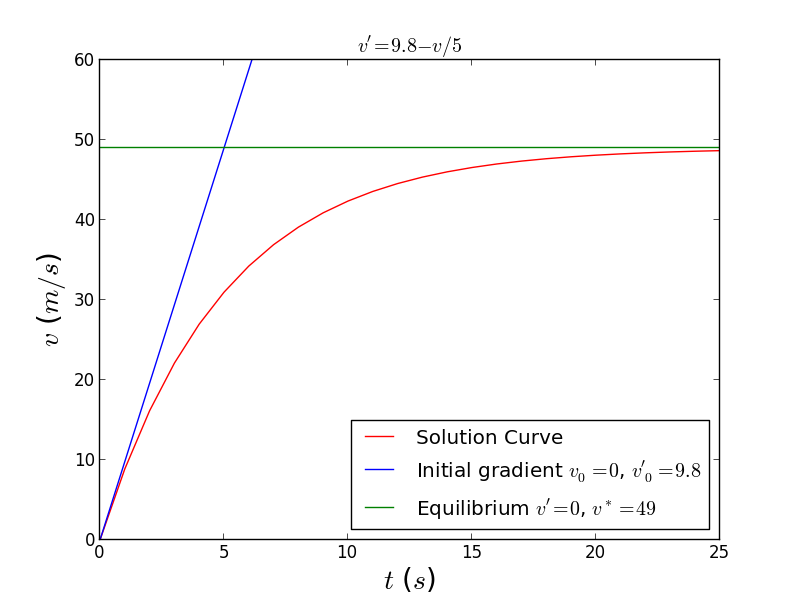

Generate this figure with Python:
from pylab import *

figname='curve_gravity.png'

##set ranges to plot
xmin=0; xmax=25; dx=1
ymin=0; ymax=60; dy=10

##create a mesh
t=arange(1.0*xmin,1.0*xmax+dx,dx)
y=arange(1.0*ymin,1.0*ymax+dy,dy)

##text to display
eqntex="$v' = 9.8 - {v}/{5}$"

##plot exact solution
u=49.*(1-exp(-t/5.))
plot(t,u,'r-',label='Solution Curve')

v=0
##define differential equation
dt=1.
dv=(9.8-v/5.)*dt

#plot initial slope
plot([0,ymax/dv],[0,ymax],label=r"Initial gradient $v_0=0$, $v'_0=9.8$")

#plot equilibium
plot([0,25],[49,49],label=r"Equilibrium $v'=0$, $v^*=49$")

title(eqntex)
legend(loc=4)
#axis([xmin, xmax, ymin, ymax])





##plotting stuff
xlabel(r'$t$ ($s$)',size=20)
ylabel(r'$v$ ($m/s$)',size=20)



savefig(figname)
